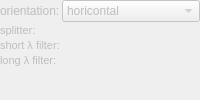
        <widget class="QWidget" name="formWidget_2" native="true">
         <property name="enabled">
          <bool>false</bool>
         </property>
         <layout class="QFormLayout" name="formLayout_9">
          <property name="horizontalSpacing">
           <number>2</number>
          </property>
          <property name="verticalSpacing">
           <number>2</number>
          </property>
          <property name="leftMargin">
           <number>0</number>
          </property>
          <property name="topMargin">
           <number>0</number>
          </property>
          <property name="rightMargin">
           <number>0</number>
          </property>
          <property name="bottomMargin">
           <number>0</number>
          </property>
          <item row="1" column="0">
           <widget class="QLabel" name="label_24">
            <property name="font">
             <font>
              <pointsize>8</pointsize>
             </font>
            </property>
            <property name="text">
             <string>splitter:</string>
            </property>
           </widget>
          </item>
          <item row="2" column="0">
           <widget class="QLabel" name="label_25">
            <property name="font">
             <font>
              <pointsize>8</pointsize>
             </font>
            </property>
            <property name="text">
             <string>short λ filter:</string>
            </property>
           </widget>
          </item>
          <item row="3" column="0">
           <widget class="QLabel" name="label_26">
            <property name="font">
             <font>
              <pointsize>8</pointsize>
             </font>
            </property>
            <property name="text">
             <string>long λ filter:</string>
            </property>
           </widget>
          </item>
          <item row="1" column="1">
           <widget class="QF3FilterCombobox" name="filtDualView2Splitter" native="true"/>
          </item>
          <item row="2" column="1">
           <widget class="QF3FilterCombobox" name="filtDualView2Short" native="true"/>
          </item>
          <item row="3" column="1">
           <widget class="QF3FilterCombobox" name="filtDualView2Long" native="true"/>
          </item>
          <item row="0" column="0">
           <widget class="QLabel" name="label_27">
            <property name="text">
             <string>orientation:</string>
            </property>
           </widget>
          </item>
          <item row="0" column="1">
           <widget class="QComboBox" name="cmbDualView2Orientation">
            <item>
             <property name="text">
              <string>horicontal</string>
             </property>
             <property name="icon">
              <iconset resource="spimb040.qrc">
               <normaloff>:/spimb040/dvhor.png</normaloff>:/spimb040/dvhor.png</iconset>
             </property>
            </item>
            <item>
             <property name="text">
              <string>vertical</string>
             </property>
             <property name="icon">
              <iconset resource="spimb040.qrc">
               <normaloff>:/spimb040/dvver.png</normaloff>:/spimb040/dvver.png</iconset>
             </property>
            </item>
           </widget>
          </item>
         </layout>
        </widget>
